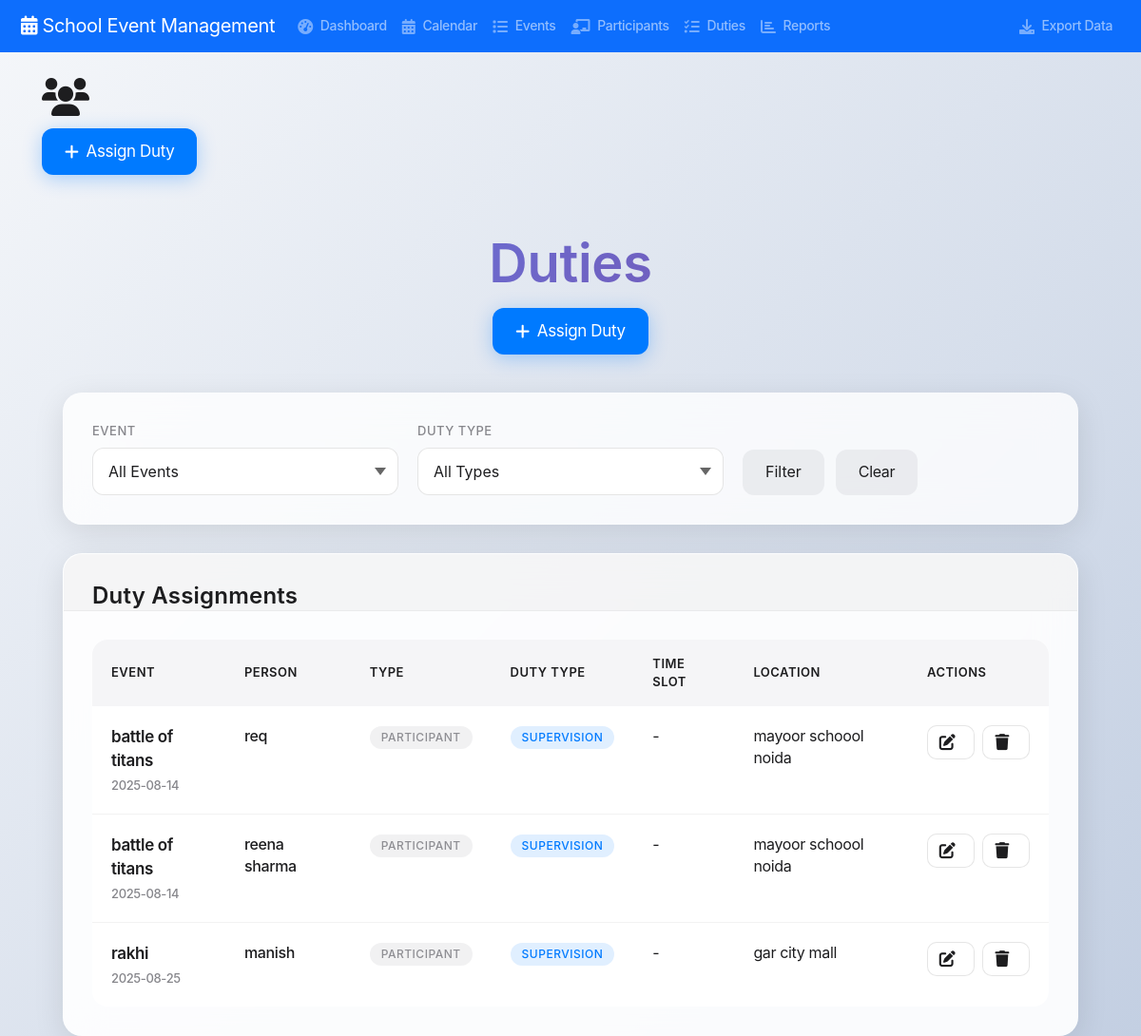
The app's page /duties, older data.
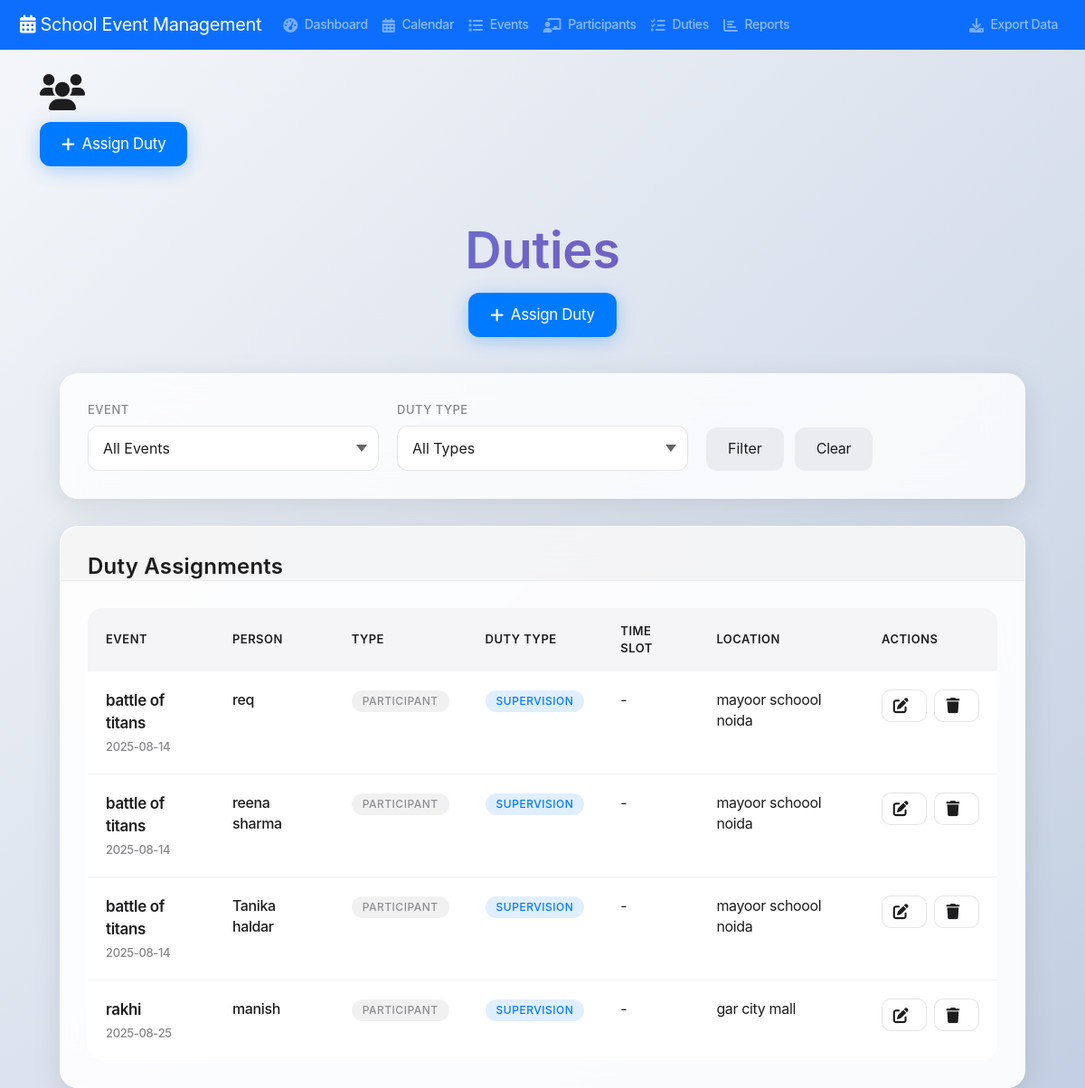
The same page, newer data.
### tables this page shows
CREATE TABLE duties (
            id INTEGER PRIMARY KEY AUTOINCREMENT,
            event_id INTEGER NOT NULL,
            participant_id INTEGER NOT NULL,
            duty_type TEXT NOT NULL,
            time_slot TEXT,
            location TEXT,
            notes TEXT,
            assigned_at TIMESTAMP DEFAULT CURRENT_TIMESTAMP, duty_date DATE, start_time TIME, end_time TIME, description TEXT,
            FOREIGN KEY (event_id) REFERENCES events (id) ON DELETE CASCADE,
            FOREIGN KEY (participant_id) REFERENCES participants (id) ON DELETE CASCADE
        );

CREATE TABLE events (
            id INTEGER PRIMARY KEY AUTOINCREMENT,
            name TEXT NOT NULL,
            type TEXT NOT NULL,
            event_date DATE NOT NULL,
            start_time TIME NOT NULL,
            end_time TIME NOT NULL,
            venue TEXT NOT NULL,
            description TEXT,
            host_school TEXT NOT NULL,
            participating_schools TEXT,
            status TEXT DEFAULT 'upcoming',
            created_at TIMESTAMP DEFAULT CURRENT_TIMESTAMP
        );

CREATE TABLE participants (
            id INTEGER PRIMARY KEY AUTOINCREMENT,
            name TEXT NOT NULL,
            type TEXT NOT NULL CHECK (type IN ('student', 'teacher')),
            class_dept TEXT NOT NULL,
            contact TEXT,
            emergency_contact TEXT,
            created_at TIMESTAMP DEFAULT CURRENT_TIMESTAMP
        );

### app.py (the view)
@app.route('/duties')
def duties():
    conn = get_db_connection()
    duties = conn.execute('''
        SELECT d.*, e.name as event_name, e.event_date as event_date,
               p.name as person_name, 'Participant' as person_type
        FROM duties d
        JOIN events e ON d.event_id = e.id
        JOIN participants p ON d.participant_id = p.id
        ORDER BY e.event_date
    ''').fetchall()
    events = conn.execute('SELECT id, name, event_date FROM events ORDER BY event_date').fetchall()
    participants = conn.execute('SELECT id, name, class_dept FROM participants WHERE type = "student" ORDER BY name').fetchall()
    conn.close()
    return render_template('duties.html', duties=duties, events=events,
                         participants=participants)

### app.py (called while the page is built)
def get_db_connection():
    conn = sqlite3.connect('events.db')
    conn.row_factory = sqlite3.Row
    return conn

### templates/duties.html (shortened to what this page needs)
{% extends "base.html" %}
{% block content %}
<div class="main-content">
        <div class="container">
            <div class="page-header fade-in">
                <h1 class="page-title">
                    <i class="fas fa-users"></i>
                </h1>
                 <a href="{{ url_for('add_duty') }}" class="primary-button">
            <i class="fas fa-plus"></i> Assign Duty
        </a>
            </div>
<div class="container">
    <div class="header-section">
        <h1 class="main-title">Duties</h1>
        <a href="{{ url_for('add_duty') }}" class="primary-button">
            <i class="fas fa-plus"></i> Assign Duty
        </a>
    </div>
    <div class="filter-section">
        <form method="GET">
            <div class="filter-grid">
                <div class="form-group">
                    <label class="form-label">Event</label>
                    <select name="event" class="form-select" onchange="this.form.submit()">
                        <option value="all">All Events</option>
                    </select>
                </div>
                <div class="form-group">
                    <label class="form-label">Duty Type</label>
                    <select name="duty_type" class="form-select" onchange="this.form.submit()">
                        <option value="all">All Types</option>
                    </select>
                </div>
                <div class="filter-buttons">
                    <button type="submit" class="secondary-button">Filter</button>
                    <a href="{{ url_for('duties') }}" class="secondary-button">Clear</a>
                </div>
            </div>
        </form>
    </div>
    <div class="content-card">
        <div class="card-header">
            <h2 class="card-title">Duty Assignments</h2>
        </div>
        <div class="card-body">
            {% if duties %}
                <div class="table-container">
                    <table class="duties-table">
                        <thead>
                            <tr>
                                <th>Event</th>
                                <th>Person</th>
                                <th>Type</th>
                                <th>Duty Type</th>
                                <th>Time Slot</th>
                                <th>Location</th>
                                <th>Actions</th>
                            </tr>
                        </thead>
                        <tbody>
                            {% for duty in duties %}
                                <tr>
                                    <td>
                                        <div class="event-name">{{ duty.event_name }}</div>
                                        <div class="event-date">{{ duty.event_date }}</div>
                                    </td>
                                    <td>
                                        <div class="person-name">{{ duty.person_name }}</div>
                                    </td>
                                    <td>
                                        <span class="badge badge-secondary">{{ duty.person_type }}</span>
                                    </td>
                                    <td>
                                        <span class="badge badge-info">{{ duty.duty_type|title }}</span>
                                    </td>
                                    <td>
                                        {{ duty.time_slot or '-' }}
                                    </td>
                                    <td>
                                        {{ duty.location or '-' }}
                                    </td>
                                    <td>
                                        <div class="btn-group">
                                            <a href="{{ url_for('edit_duty', id=duty.id) }}"
                                               class="action-btn edit">
                                                <i class="fas fa-edit"></i>
                                            </a>
                                            <form method="POST"
                                                  action="{{ url_for('delete_duty', id=duty.id) }}"
                                                  style="display: inline;">
                                                <button type="submit"
                                                        class="action-btn delete"
                                                        onclick="return confirm('Are you sure you want to delete this duty assignment?')">
                                                    <i class="fas fa-trash"></i>
                                                </button>
                                            </form>
                                        </div>
                                    </td>
                                </tr>
                            {% endfor %}
                        </tbody>
                    </table>
                </div>
            {% else %}
                <div class="empty-state">
                    <i class="fas fa-tasks"></i>
                    <h3>No Assignments Yet</h3>
                    <p>Create your first duty assignment to get started.</p>
                </div>
            {% endif %}
        </div>
    </div>
</div>
{% endblock %}

### templates/base.html (shortened to what this page needs)
<!DOCTYPE html>
<html lang="en">
<head>
    <link href="https://cdn.jsdelivr.net/npm/bootstrap@5.1.3/dist/css/bootstrap.min.css" rel="stylesheet">
    <link href="https://cdnjs.cloudflare.com/ajax/libs/font-awesome/6.0.0/css/all.min.css" rel="stylesheet">
    <link href="{{ url_for('static', filename='css/style.css') }}" rel="stylesheet">
</head>
<body>
    <nav class="navbar navbar-expand-lg navbar-dark bg-primary">
        <div class="container">
            <a class="navbar-brand" href="{{ url_for('dashboard') }}">
                <i class="fas fa-calendar-alt"></i> School Event Management
            </a>
            <div class="collapse navbar-collapse" id="navbarNav">
                <ul class="navbar-nav me-auto">
                    <li class="nav-item">
                        <a class="nav-link" href="{{ url_for('dashboard') }}">
                            <i class="fas fa-tachometer-alt"></i> Dashboard
                        </a>
                    </li>
                    <li class="nav-item">
                        <a class="nav-link" href="{{ url_for('calendar_view') }}">
                            <i class="fas fa-calendar-alt"></i> Calendar
                        </a>
                    </li>
                    <li class="nav-item">
                        <a class="nav-link" href="{{ url_for('events') }}">
                            <i class="fas fa-list"></i> Events
                        </a>
                    </li>
                    <li class="nav-item">
                        <a class="nav-link" href="{{ url_for('participants') }}">
                            <i class="fas fa-chalkboard-teacher"></i> Participants
                        </a>
                    </li>
                    <li class="nav-item">
                        <a class="nav-link" href="{{ url_for('duties') }}">
                            <i class="fas fa-tasks"></i> Duties
                        </a>
                    </li>
                    <li class="nav-item">
                        <a class="nav-link" href="{{ url_for('reports') }}">
                            <i class="fas fa-chart-bar"></i> Reports
                        </a>
                    </li>
                </ul>
                <ul class="navbar-nav">
                    <li class="nav-item">
                        <a class="nav-link" href="{{ url_for('export_data') }}">
                            <i class="fas fa-download"></i> Export Data
                        </a>
                    </li>
                </ul>
            </div>
        </div>
    </nav>
    <div class="container mt-4">
        {% block content %}{% endblock %}
    </div>
</body>
</html>

### static/css/style.css (style rules this page uses)
* { margin: 0; padding: 0; box-sizing: border-box; }
body { font-family: -apple-system, BlinkMacSystemFont, 'Segoe UI', Roboto, Oxygen, Ubuntu, Cantarell, sans-serif; background: #f5f5f7; color: #1d1d1f; line-height: 1.47059; font-weight: 400; letter-spacing: -.022em; }
.container { max-width: 1200px; margin: 0 auto; padding: 0 20px; }
.nav-link { display: flex; align-items: center; padding: 8px 16px; border-radius: 8px; text-decoration: none; color: #1d1d1f; font-size: 14px; font-weight: 500; transition: all 0.2s cubic-bezier(0.25, 0.46, 0.45, 0.94); position: relative; }
.nav-link i { font-size: 16px; margin-right: 8px; opacity: 0.8; }
.card-header { padding: 32px 32px 24px; border-bottom: 1px solid rgba(0, 0, 0, 0.04); }
.card-title { font-size: 24px; font-weight: 600; color: #1d1d1f; display: flex; align-items: center; letter-spacing: .009em; }
.card-body { padding: 32px; }
.event-name { font-size: 17px; font-weight: 600; color: #1d1d1f; flex: 1; }
.event-date { font-size: 15px; color: #86868b; font-weight: 500; }
.action-btn { background: #007aff; color: white; text-decoration: none; padding: 16px 24px; border-radius: 12px; font-size: 17px; font-weight: 600; text-align: center; transition: all 0.3s cubic-bezier(0.25, 0.46, 0.45, 0.94); border: none; cursor: pointer; position: relative; overflow: hidden; }
.action-btn::before { content: ''; position: absolute; top: 0; left: -100%; width: 100%; height: 100%; background: linear-gradient(90deg, transparent, rgba(255, 255, 255, 0.2), transparent); transition: left 0.6s; }
.action-btn i { margin-right: 8px; }
.fade-in { opacity: 0; transform: translateY(30px); animation: fadeInUp 0.8s cubic-bezier(0.25, 0.46, 0.45, 0.94) forwards; }
.fade-in:nth-child(1) { animation-delay: 0.1s; }

Row changes from the older to the newer data that the page shows:
added duties: event_name "battle of titans", event_date "2025-08-14", person_name "Tanika haldar", person_type "PARTICIPANT", duty_type "SUPERVISION", time_slot "-", location "mayoor schoool noida"
